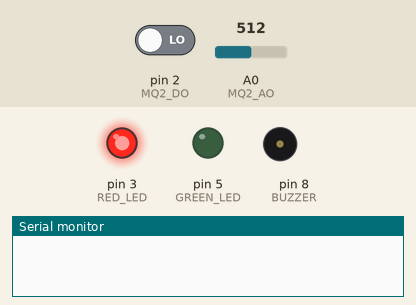
Recording of a sketch running on a simulated Arduino Uno, built with avr-gcc and run on an emulated ATmega328P. Parts: output pins drawn as LEDs (lit = HIGH), buzzer (waves = sounding, pin HIGH), the last lines printed to the serial monitor. Inputs (shaded band) come from the test bench; at power-on: A0 (MQ2_AO) = 512, pin 2 (MQ2_DO) LOW.

Above: at 0.75 s.
1.3 s: A0 (MQ2_AO) set to 106
4.3 s: A0 (MQ2_AO) set to 91
At 4.9 s:
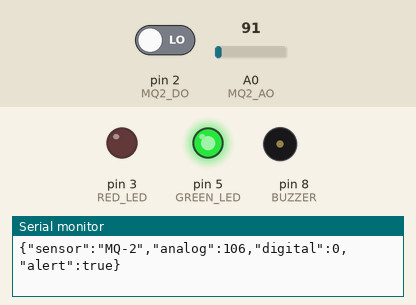
5.8 s: A0 (MQ2_AO) set to 110
At 5.94 s:
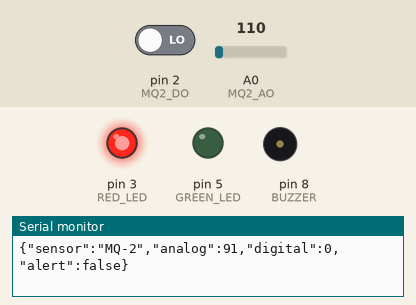
8.8 s: A0 (MQ2_AO) set to 90
At 9.5 s:
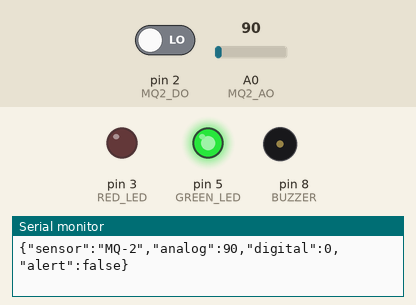
Timing chart, 0 to 11.3 s (numbered marks = the images above; inputs shaded):
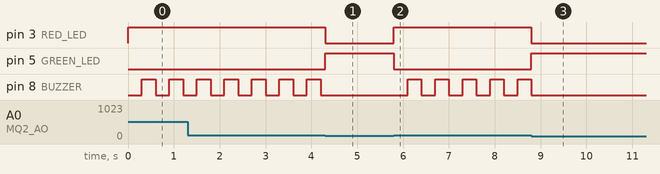

The sketch:

cgl-labz-arduino.ino
```cpp
/*
  CGL+ LabZ — MQ-2 Air Quality Sensor (Analog Threshold 100 Version)
  Board: Arduino UNO

  Pin Mapping:
  MQ-2 DO   -> D2
  MQ-2 AO   -> A0
  Red LED   -> D3 (through resistor)
  Green LED -> D5 (through resistor)
  Buzzer    -> D8
  Common GND

  Serial output: 9600 baud
*/

// Pin Configurations
const byte MQ2_DO = 2;
const byte MQ2_AO = A0;
const byte RED_LED = 3;
const byte GREEN_LED = 5;
const byte BUZZER = 8;

// Timing Constants
const unsigned long REPORT_INTERVAL = 1000;
const unsigned long BUZZER_INTERVAL = 300;

// Custom Sensitivity Threshold lowered to 100
const int ANALOG_THRESHOLD = 100;

// Tracking Variables
unsigned long lastReport = 0;
unsigned long lastBuzzerToggle = 0;

bool alarmActive = false;
bool buzzerState = false;

void setup() {
  // Initialize Input/Output Pins
  pinMode(MQ2_DO, INPUT);
  pinMode(RED_LED, OUTPUT);
  pinMode(GREEN_LED, OUTPUT);
  pinMode(BUZZER, OUTPUT);

  // Set initial safe states (All outputs off)
  digitalWrite(RED_LED, LOW);
  digitalWrite(GREEN_LED, LOW);
  digitalWrite(BUZZER, LOW);

  // Initialize Serial Communication for Dashboard Connection
  Serial.begin(9600);
}

void loop() {
  unsigned long now = millis();

  // Read raw values from the MQ-2 sensor
  int digitalReading = digitalRead(MQ2_DO);
  int analogReading = analogRead(MQ2_AO);

  // ALERT CONDITION: Now triggers strictly when analog reading is greater than 100
  alarmActive = (analogReading > ANALOG_THRESHOLD);

  // --- Output Peripheral Management ---
  if (alarmActive) {
    // Dangerous Air: Red LED On, Green LED Off
    digitalWrite(RED_LED, HIGH);
    digitalWrite(GREEN_LED, LOW);

    // Non-blocking oscillating buzzer alarm
    if (now - lastBuzzerToggle >= BUZZER_INTERVAL) {
      lastBuzzerToggle = now;
      buzzerState = !buzzerState;
      digitalWrite(BUZZER, buzzerState ? HIGH : LOW);
    }
  } else {
    // Clean Air: Red LED Off, Green LED On, Silence Buzzer
    digitalWrite(RED_LED, LOW);
    digitalWrite(GREEN_LED, HIGH);
    digitalWrite(BUZZER, LOW);

    // Reset buzzer state variables
    buzzerState = false;
    lastBuzzerToggle = now;
  }

  // --- Serial Output JSON Telemetry for CGL+ Dashboard ---
  if (now - lastReport >= REPORT_INTERVAL) {
    lastReport = now;

    // Outputs exact JSON packet format for the Pi to parse
    Serial.print("{\"sensor\":\"MQ-2\",\"analog\":");
    Serial.print(analogReading);
    Serial.print(",\"digital\":");
    Serial.print(digitalReading);
    Serial.print(",\"alert\":");
    Serial.print(alarmActive ? "true" : "false");
    Serial.println("}");
  }
}
```

Measured:
- the behaviour switches between 101 and 100 on A0 (MQ2_AO) (found by bisection; images 0 and 1)
- after the input at 4.3 s, pin 3 (RED_LED): HIGH → LOW at once; pin 5 (GREEN_LED): LOW → HIGH at once; pin 8 (BUZZER): stops changing and stays LOW
- after the input at 5.8 s, pin 3 (RED_LED): LOW → HIGH at once; pin 5 (GREEN_LED): HIGH → LOW at once; pin 8 (BUZZER): alternates HIGH for 0.30 s and LOW for 0.30 s, starting after 0.30 s
- after the input at 8.8 s, pin 3 (RED_LED): HIGH → LOW at once; pin 5 (GREEN_LED): LOW → HIGH at once; pin 8 (BUZZER): stops changing and stays LOW
- by itself, pin 8 (BUZZER): alternates HIGH for 0.30 s and LOW for 0.30 s
